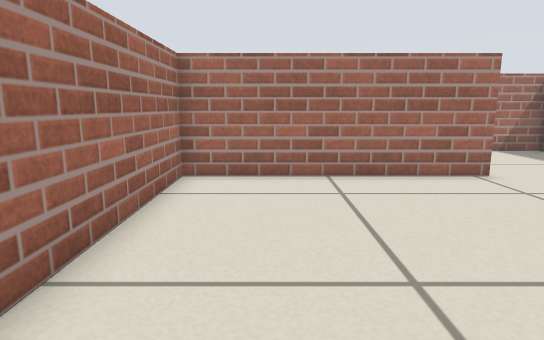
view 1 (above)

15 first-person views from a walk through a robot-simulator world made for Stage. The camera is 0.46 m above the floor, tilts 10° down and sees 75° across. The lines on the ground mark 1 m squares. The floor is counted in squares, 0.25 m on a side. Each view is taken from the middle of a square. On the plan, view 1 faces up. The plan holds only what a view shows up to about 18 squares ahead; the rest is blank. The place goes on beyond the plan. Robots are left out.

view 2
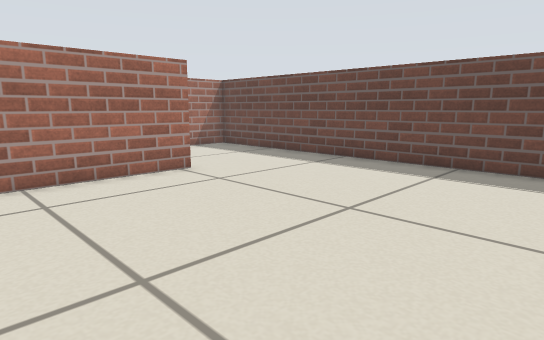

view 3
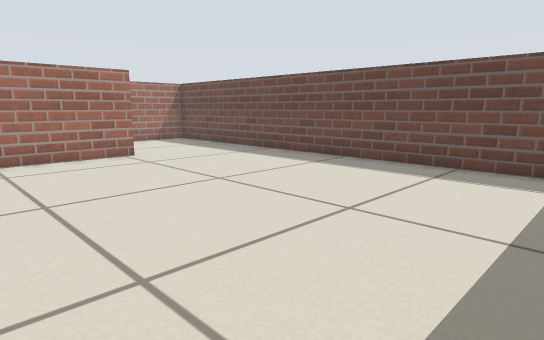

view 4
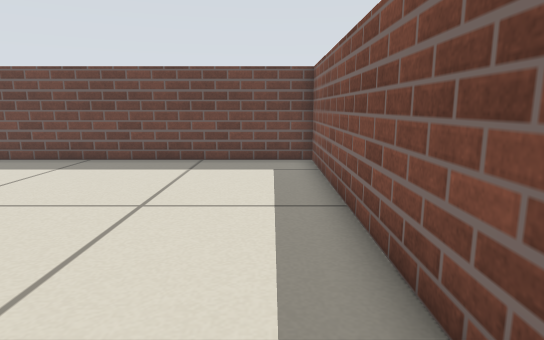

view 5
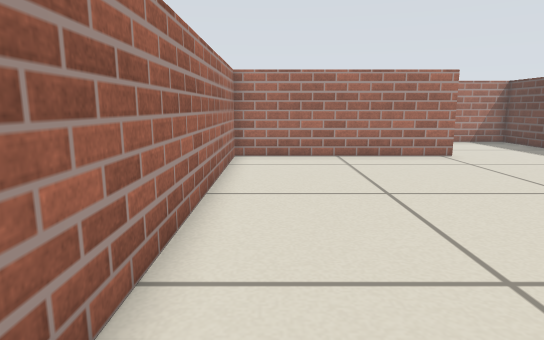

view 6
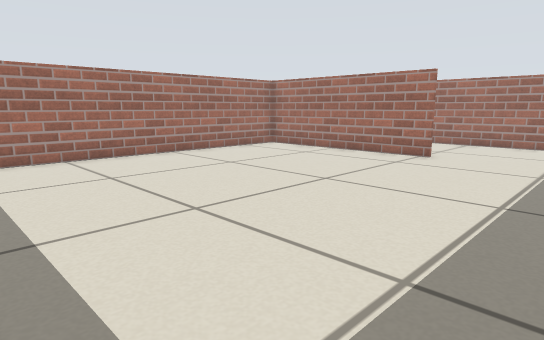

view 7
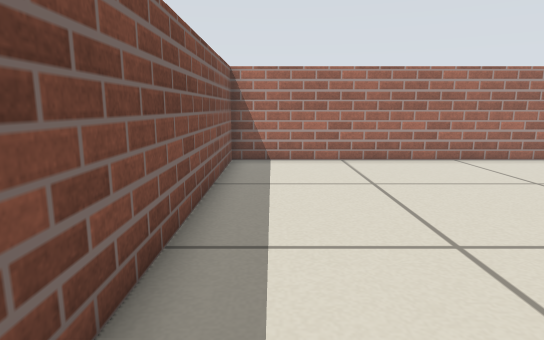

view 8
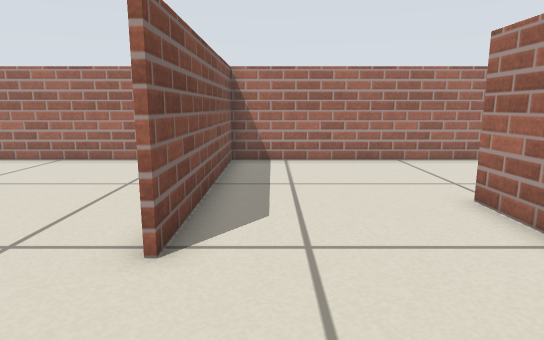

view 9
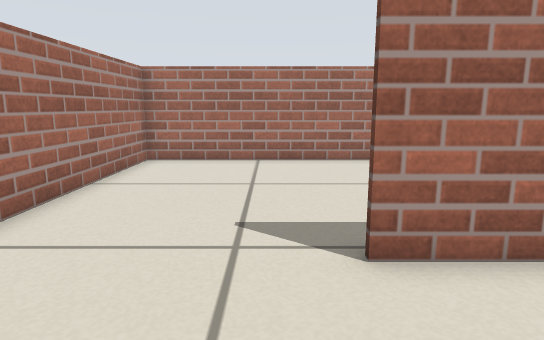

view 10
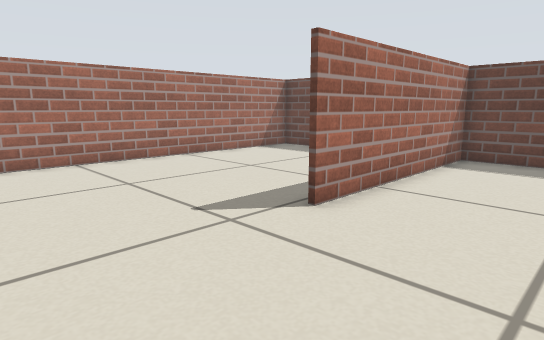

view 11
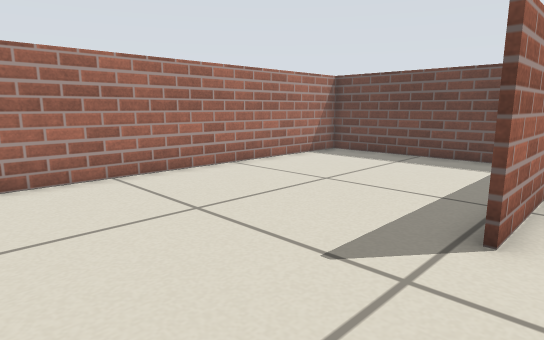

view 12
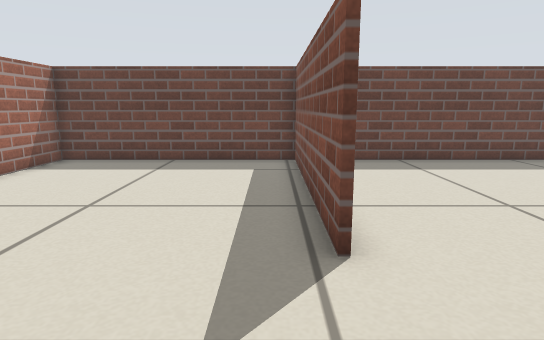

view 13
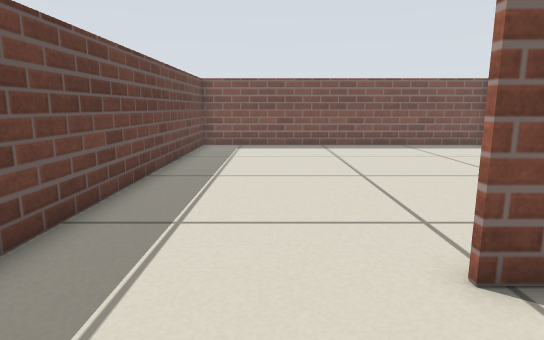

view 14
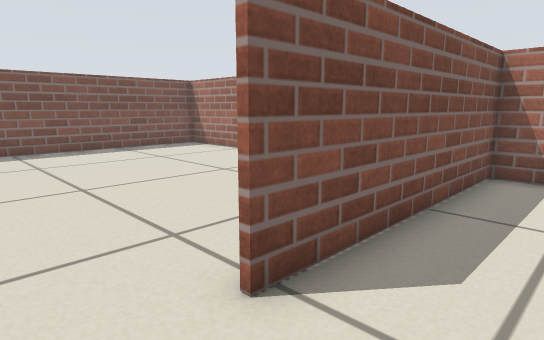

view 15
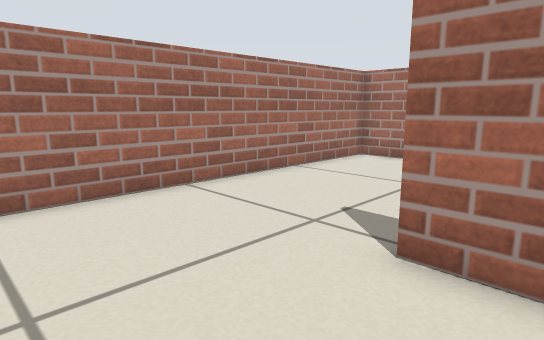

### Floor plan
Ten units are one square. View 1 is at (0, 0); x grows to the right and y downward. Boxes are objects, and circles mark ways between rooms. Rooms are numbered by the first view taken in them; rooms with no view inside come last. Other rooms are left out.
<svg viewBox="-30 -239 150 288">
<path fill="none" stroke="#000" d="M60 -94 -25 -94M-24 -100 -24 44 114 44 114 -150M115 -150 56 -150M31 -152 114 -152M56 -150 31 -150M114 -150 114 -234 -24 -234 -24 -100M-25 -96 60 -96"/>
<circle cx="45" cy="-125" r="3" fill="#2a7"/>
<text x="50" y="-40">1</text>
<text x="40" y="-180">2</text>
</svg>
Room 1 opens to room 2.

Where each view was taken, in squares from view 1:
view 1: 0 up, 0 right, facing up
view 2: 0 up, 0 right, facing up-right
view 3: 4 down, 0 right, facing up-right
view 4: 3 down, 1 left, facing right
view 5: 4 down, 1 left, facing up
view 6: 4 down, 11 right, facing up-left
view 7: 3 down, 10 right, facing left
view 8: 11 up, 10 right, facing left
view 9: 11 up, 2 right, facing up
view 10: 11 up, 2 left, facing up-right
view 11: 14 up, 2 left, facing up-right
view 12: 16 up, 1 left, facing right
view 13: 13 up, 8 right, facing down
view 14: 12 up, 8 right, facing down-left
view 15: 11 up, 5 right, facing up-left
